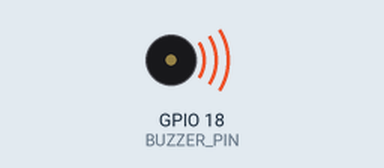
Simulated run of this program. Board: ESP32. Parts: buzzer (waves = sounding). What the program prints to the serial monitor is not drawn.

Above: at 1.15 s.
At 13.16 s:
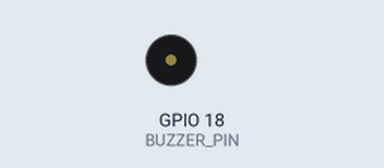
Timing chart, 0 to 13.5 s (numbered marks = the images above):
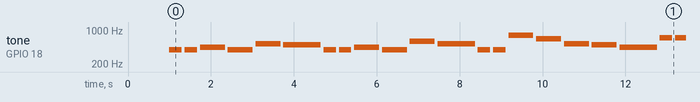

Measured:
- by itself, tone on GPIO 18 (BUZZER_PIN): plays 392 Hz for 0.30 s, 392 Hz for 0.30 s, 440 Hz for 0.60 s, 392 Hz for 0.60 s, 523 Hz for 0.60 s, 494 Hz for 0.90 s … (175 notes in this stretch)

The program:

main.cpp
```cpp
// #include <Arduino.h>

// #define BUZZER_PIN 18
// #define PWM_CHANNEL 0
// #define PWM_RESOLUTION 8
// #define PWM_INITIAL_FREQ 1000

// // Generate a tone
// void playTone(int frequency, int duration) {
//   ledcWriteTone(PWM_CHANNEL, frequency);
//   delay(duration);

//   ledcWriteTone(PWM_CHANNEL, 0);
//   delay(100);
// }

// // Pattern 1: Rising tones
// void toneSequence() {
//   playTone(300, 500);
//   playTone(600, 500);
//   playTone(1000, 500);
//   playTone(1500, 500);
//   playTone(2000, 500);
// }

// // Pattern 2: Alarm
// void alarmSound() {
//   for (int i = 0; i < 5; i++) {
//     playTone(1000, 300);
//     playTone(2000, 300);
//   }
// }

// // Pattern 3: Doorbell
// void doorbell() {
//   playTone(1000, 300);
//   playTone(1500, 600);
//   delay(300);
//   playTone(1000, 300);
//   playTone(1500, 600);
// }

// // Pattern 4: Short beeps
// void shortBeeps() {
//   for (int i = 0; i < 5; i++) {
//     playTone(2000, 100);
//     delay(100);
//   }
// }

// // Pattern 5: Simple melody
// void melody() {
//   playTone(523, 300);   // C5
//   playTone(587, 300);   // D5
//   playTone(659, 300);   // E5
//   playTone(698, 300);   // F5
//   playTone(784, 300);   // G5
//   playTone(880, 300);   // A5
//   playTone(988, 300);   // B5
//   playTone(1047, 600);  // C6
// }

// void setup() {
//   Serial.begin(115200);

//   // Configure PWM using the old API
//   ledcSetup(PWM_CHANNEL, PWM_INITIAL_FREQ, PWM_RESOLUTION);

//   // Attach PWM channel to GPIO 16
//   ledcAttachPin(BUZZER_PIN, PWM_CHANNEL);

//   Serial.println("PWM Buzzer Ready!");
// }

// void loop() {
//   Serial.println("1. Rising Tone Sequence");
//   toneSequence();
//   delay(500);

//   Serial.println("2. Alarm");
//   alarmSound();
//   delay(500);

//   Serial.println("3. Doorbell");
//   doorbell();
//   delay(500);

//   Serial.println("4. Short Beeps");
//   shortBeeps();
//   delay(500);

//   Serial.println("5. Melody");
//   melody();
//   delay(2000);
// }


#include <Arduino.h>

#define BUZZER_PIN 18
#define PWM_CHANNEL 0
#define PWM_RESOLUTION 8
#define PWM_BASE_FREQ 2000

// Musical notes: frequencies in Hz
#define NOTE_C4  262
#define NOTE_D4  294
#define NOTE_E4  330
#define NOTE_F4  349
#define NOTE_G4  392
#define NOTE_A4  440
#define NOTE_B4  494
#define NOTE_C5  523
#define NOTE_D5  587
#define NOTE_E5  659
#define NOTE_F5  698
#define NOTE_G5  784

// Happy Birthday melody
const int melody[] = {
  NOTE_G4, NOTE_G4, NOTE_A4, NOTE_G4, NOTE_C5, NOTE_B4,
  NOTE_G4, NOTE_G4, NOTE_A4, NOTE_G4, NOTE_D5, NOTE_C5,
  NOTE_G4, NOTE_G4, NOTE_G5, NOTE_E5, NOTE_C5, NOTE_B4, NOTE_A4,
  NOTE_F5, NOTE_F5, NOTE_E5, NOTE_C5, NOTE_D5, NOTE_C5
};

// Note durations in milliseconds
const int durations[] = {
  300, 300, 600, 600, 600, 900,
  300, 300, 600, 600, 600, 900,
  300, 300, 600, 600, 600, 600, 900,
  300, 300, 600, 600, 600, 1200
};

const int TOTAL_NOTES = sizeof(melody) / sizeof(melody[0]);

void playNote(int frequency, int duration) {
  ledcWriteTone(PWM_CHANNEL, frequency);
  delay(duration);

  ledcWriteTone(PWM_CHANNEL, 0);
  delay(70);
}

void playHappyBirthday() {
  for (int i = 0; i < TOTAL_NOTES; i++) {
    playNote(melody[i], durations[i]);
  }
}

void setup() {
  Serial.begin(115200);

  // Older ESP32 Arduino core LEDC API
  ledcSetup(PWM_CHANNEL, PWM_BASE_FREQ, PWM_RESOLUTION);
  ledcAttachPin(BUZZER_PIN, PWM_CHANNEL);

  Serial.println("Happy Birthday Music Player Ready!");
  delay(1000);
}

void loop() {
  Serial.println("Playing Happy Birthday!");
  playHappyBirthday();

  Serial.println("Song finished. Replaying in 3 seconds...");
  delay(3000);
}
```
